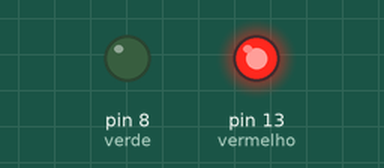
This sketch was run on a simulated Arduino Uno, built with avr-gcc and run on an emulated ATmega328P. Shown: output pins drawn as LEDs (lit = HIGH).

Above: at 0.5 s.
At 2.5 s:
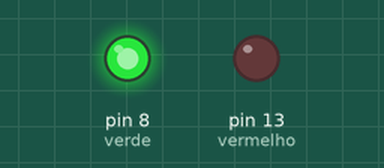
At 3.5 s:
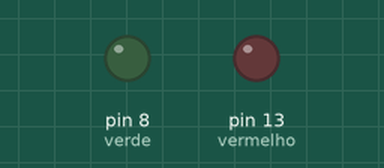
Timing chart, 0 to 5.2 s (numbered marks = the images above):
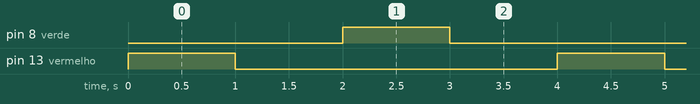

Measured:
- by itself, pin 8 (verde), pin 13 (vermelho): alternates HIGH for 1.0 s and LOW for 3.0 s
- by itself, everything shown: repeats every 4.0 s, in 4 steps

The sketch:

copy_of_sem_foro_de_sp1.ino
```cpp
const int vermelho=13;
const int verde=8;

void setup()
{
pinMode(vermelho, OUTPUT);
pinMode(verde, OUTPUT);

}

void loop()
{

   digitalWrite (vermelho, HIGH);
   delay(1000);
   digitalWrite (vermelho, LOW);
   delay(1000);

   digitalWrite (verde, HIGH);
   delay(1000);
   digitalWrite (verde, LOW);
   delay(1000);
 }
```
